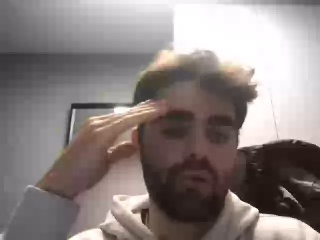
#> input picture backend/fileRecognition/1604259/frame_1.jpg, 320 x 240 px; its folder holds only this picture in this run
$ jupyter execute --allow-errors models.ipynb
#> lines starting #> are read from the running program, lines starting #| are printed output that depends on the picture
#> in read_images, image is the input picture: shape (240, 320, 3); mean B, G, R 128.5, 130.3, 139.8
[cell 1]
import numpy as np
import matplotlib.pyplot as plt
import os
import time
from keras import models, layers
from skimage import feature
from sklearn.metrics import classification_report

Leemos las imagenes de una carpeta con cv2 y os las guardamos en un numpy array

[cell 2]
import cv2

def resize_and_pad(img, size, pad_color=0):
#> called with size = (260, 260), pad_color = 0
    h, w = img.shape[:2]
#> h = 240; w = 320
    sh, sw = size

    # Interpolación a usar
    interp = cv2.INTER_AREA if h > sh and w > sw else cv2.INTER_CUBIC
#> interp = 2

    # Relación de aspecto de la imagen
    aspect = w/h
#> aspect = 1.33

    # Cálculo de las dimensiones, manteniendo la relación de aspecto
    if aspect > 1:
        new_w = sw
        new_h = np.round(new_w/aspect).astype(int)
#> new_h = 195
        pad_vert = (sh-new_h)/2
#> pad_vert = 32.5
        pad_top, pad_bot = np.floor(pad_vert).astype(int), np.ceil(pad_vert).astype(int)
#> pad_top = 32; pad_bot = 33
        pad_left, pad_right = 0, 0
    elif aspect < 1:
        new_h = sh
        new_w = np.round(new_h*aspect).astype(int)
        pad_horz = (sw-new_w)/2
        pad_left, pad_right = np.floor(pad_horz).astype(int), np.ceil(pad_horz).astype(int)
        pad_top, pad_bot = 0, 0
    else:
        new_h, new_w = sh, sw
        pad_left, pad_right, pad_top, pad_bot = 0, 0, 0, 0

    # Escalar y rellenar
    img = cv2.resize(img, (new_w, new_h), interpolation=interp)
    img = cv2.copyMakeBorder(img, pad_top, pad_bot, pad_left, pad_right, borderType=cv2.BORDER_CONSTANT, value=pad_color)
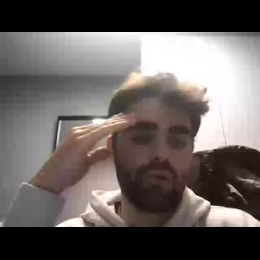
#> img: shape (260, 260, 3); mean of channels 0, 1, 2 96.4, 97.7, 104.9; drawn as B, G, R

    return img


def read_images(folder_path,color=cv2.COLOR_RGB2BGR, resize=True, size=(260, 260)):
    images = []
    for root, dirs, files in os.walk(folder_path):
        for file in files:
            if file.endswith(('.jpg', '.png')):
                image_path = os.path.join(root, file)
                image = cv2.imread(image_path)
                if resize:
                    image = resize_and_pad(image, size)

                image = cv2.cvtColor(image, color)
#> image: shape (260, 260, 3)
                images.append(image)
    return images
t = time.time()
images = read_images("../backend/fileRecognition/1604259")
#> images = 1 item
print("Time: ", time.time() - t)
images = np.array(images)
images.shape
#> Out = (1, 260, 260, 3)

[cell 3]
imagen_bgr = cv2.imread('./fileRecognition/albert/frame_1.jpg')
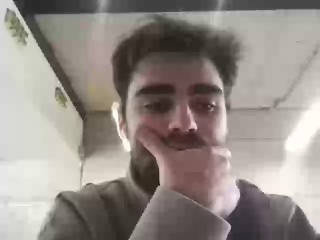
#> input picture backend/fileRecognition/albert/frame_1.jpg, 320 x 240 px
#> imagen_bgr is the input picture: shape (240, 320, 3); mean B, G, R 134.8, 140.6, 148.3

imagen_gris = cv2.cvtColor(imagen_bgr, cv2.COLOR_BGR2GRAY)
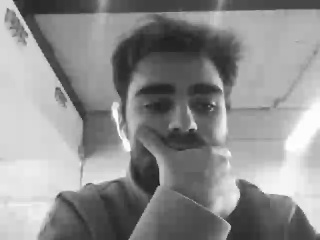
#> imagen_gris: shape (240, 320); min 30, max 254, mean 142.3


imagen_gris_norm = cv2.normalize(imagen_gris, None, alpha=0, beta=255, norm_type=cv2.NORM_MINMAX)
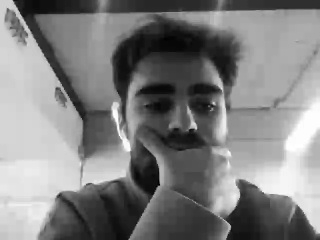
#> imagen_gris_norm: shape (240, 320); min 0, max 255, mean 127.8


histograma_gris = cv2.calcHist([imagen_gris], [0], None, [256], [0, 256])
#> histograma_gris = 256 values, max 1570 at index 217, min 0 at index 0, mean 300
histograma_gris_norm = cv2.calcHist([imagen_gris_norm], [0], None, [256], [0, 256])
#> histograma_gris_norm = 256 values, max 1570 at index 213, min 0 at index 4, mean 300

histograma_gris_norm /= histograma_gris_norm.sum()
#> histograma_gris_norm = 256 values, max 0.0204 at index 213, min 0 at index 4, mean 0.00391
histograma_gris /= histograma_gris.sum()
#> histograma_gris = 256 values, max 0.0204 at index 217, min 0 at index 0, mean 0.00391


# Visualizar los histogramas (opcional)
plt.plot(histograma_gris, color='r')
plt.plot(histograma_gris_norm, color='b')
plt.title('Histogramas de las imágenes')
plt.xlabel('Intensidad de píxel')
plt.ylabel('Frecuencia')
plt.legend(['gris', 'norm'])
plt.show()
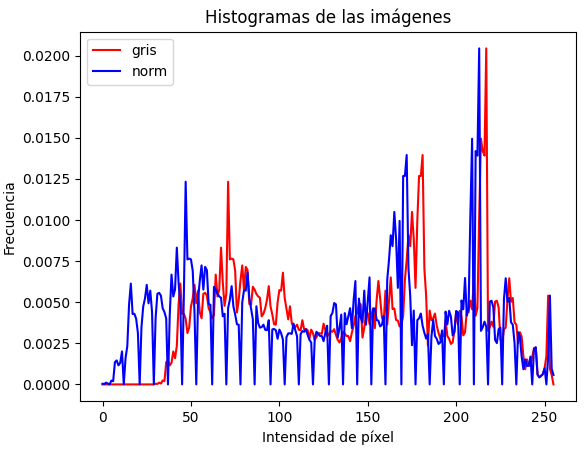
#> figure drawn by matplotlib, 1 panel; curve peaks at x = 217, y = 0.0204; curve peaks at x = 213, y = 0.0204

#> (a cell that did not finish here is left out)

[cell 5]
import dlib

#> (the rest of this cell did not finish here and is left out)

[cell 6]
images_persons = read_images("../backend/fileRecognition/trainFaces")


images_persons = np.array(images_persons)
images_persons.shape

[cell 7]
# Cargar la imagen
imagen = cv2.imread('../backend/fileRecognition/1604259/frame_15.jpg', cv2.IMREAD_GRAYSCALE)

# Calcular el LBP
radius = 3
n_points = 8 * radius
#> (the rest of this cell did not finish here and is left out)

#> (a cell that did not finish here is left out)

[cell 9]
from sklearn.linear_model import LogisticRegression

[cell 10]
class LSPModel:
        # Definir el modelo de red neuronal


    def __init__(self, radius=3, n_points=8, method='uniform', modelo='nn'):
        self.radius = radius
        self.n_points = n_points
        self.method = method
        self.lbp_array = []
        nn = models.Sequential([
            layers.Dense(32, input_shape=(10,), activation='relu'),
            layers.Dense(16, activation='relu'),
            layers.Dense(16, activation='relu'),
            layers.Dense(1, activation='sigmoid')  # Capa de salida con activación sigmoid para clasificación binaria
        ])

        # Compilar el modelo
        nn.compile(optimizer='rmsprop',
                    loss='binary_crossentropy',
                    metrics=['accuracy'])

        self.neuronal_network = nn
        self.histograma = []
        self.model = modelo
    # [47 lines left out: functions fit, predict, not called in this run]

    def store_model(self, path):
        self.neuronal_network.save(path)
    def load_model(self, path):
        self.neuronal_network = models.load_model(path)

[cell 11]
true_images = read_images("../backend/fileRecognition/1604259", color=cv2.COLOR_BGR2GRAY)
#> call 3 of read_images, with folder_path = '../backend/fileRecognition/1604259', color = 6, resize = True, size = (260, 260)
#> in read_images (call 3), `image = cv2.cvtColor(image, color)`:
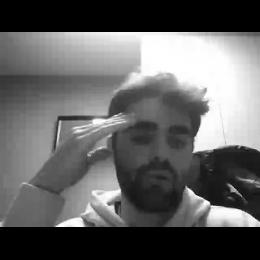
#> image: shape (260, 260); min 0, max 255, mean 99.7
#> true_images = 1 item
true_images = np.array(true_images)
false_images = read_images("../backend/fileRecognition/trainFaces", color=cv2.COLOR_BGR2GRAY)
false_images = np.array(false_images)


X_train = true_images
y_train = np.ones(len(true_images))
#> y_train = [1]


validation = read_images("../backend/fileRecognition/albert", color=cv2.COLOR_BGR2GRAY)
#> call 3 of resize_and_pad, with size = (260, 260), pad_color = 0
#> in resize_and_pad (call 3), `img = cv2.copyMakeBorder(img, pad_top, pad_bot, pad_left, pad_right, b..`:
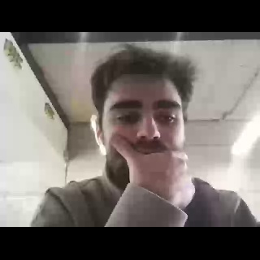
#> img: shape (260, 260, 3); mean of channels 0, 1, 2 101.1, 105.4, 111.3; drawn as B, G, R
#> in read_images (call 5), `image = cv2.cvtColor(image, color)`:
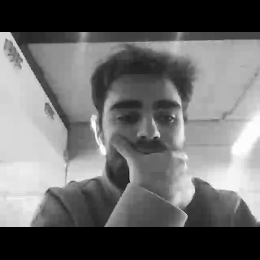
#> image: shape (260, 260); min 0, max 254, mean 106.7
#> validation = 1 item
validation = np.array(validation)

#> (the rest of this cell did not finish here and is left out)

#> (a cell that did not finish here is left out)


model.fit(X_train, y_train)

#> (a cell that did not finish here is left out)

#> (a cell that did not finish here is left out)

#> (a cell that did not finish here is left out)

[cell 16]
false_images = read_images("../backend/fileRecognition/trainFaces", color=cv2.COLOR_BGR2GRAY)
false_images = np.array(false_images)

validation = read_images("../backend/fileRecognition/a", color=cv2.COLOR_BGR2GRAY)
validation = np.array(validation)


X_validation = np.concatenate([validation, false_images[len(validation):]])

y_validation = np.concatenate([np.array(np.ones(len(validation))), np.array(np.zeros(len(false_images[len(validation):])))])

#> (the rest of this cell did not finish here and is left out)
